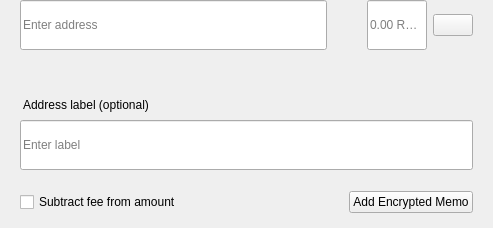
<?xml version="1.0" encoding="UTF-8"?>
<ui version="4.0">
 <class>SendMultiRow</class>
 <widget class="QWidget" name="SendMultiRow">
  <property name="geometry">
   <rect>
    <x>0</x>
    <y>0</y>
    <width>493</width>
    <height>228</height>
   </rect>
  </property>
  <property name="minimumSize">
   <size>
    <width>0</width>
    <height>0</height>
   </size>
  </property>
  <property name="maximumSize">
   <size>
    <width>16777215</width>
    <height>16777215</height>
   </size>
  </property>
  <property name="windowTitle">
   <string notr="true">N/A</string>
  </property>
  <layout class="QVBoxLayout" name="verticalLayout_3">
   <property name="spacing">
    <number>0</number>
   </property>
   <property name="leftMargin">
    <number>0</number>
   </property>
   <property name="topMargin">
    <number>0</number>
   </property>
   <property name="rightMargin">
    <number>20</number>
   </property>
   <property name="bottomMargin">
    <number>5</number>
   </property>
   <item alignment="Qt::AlignTop">
    <widget class="QWidget" name="widget" native="true">
     <property name="sizePolicy">
      <sizepolicy hsizetype="Expanding" vsizetype="Maximum">
       <horstretch>0</horstretch>
       <verstretch>0</verstretch>
      </sizepolicy>
     </property>
     <property name="minimumSize">
      <size>
       <width>0</width>
       <height>60</height>
      </size>
     </property>
     <property name="maximumSize">
      <size>
       <width>16777215</width>
       <height>85</height>
      </size>
     </property>
     <layout class="QHBoxLayout" name="horizontalLayout" stretch="6,0,2">
      <property name="spacing">
       <number>0</number>
      </property>
      <property name="leftMargin">
       <number>8</number>
      </property>
      <property name="topMargin">
       <number>0</number>
      </property>
      <property name="rightMargin">
       <number>0</number>
      </property>
      <property name="bottomMargin">
       <number>0</number>
      </property>
      <item alignment="Qt::AlignTop">
       <widget class="QStackedWidget" name="stackedAddress">
        <property name="minimumSize">
         <size>
          <width>0</width>
          <height>50</height>
         </size>
        </property>
        <property name="maximumSize">
         <size>
          <width>16777215</width>
          <height>50</height>
         </size>
        </property>
        <widget class="QWidget" name="page_4">
         <property name="sizePolicy">
          <sizepolicy hsizetype="Expanding" vsizetype="Preferred">
           <horstretch>0</horstretch>
           <verstretch>0</verstretch>
          </sizepolicy>
         </property>
         <property name="minimumSize">
          <size>
           <width>0</width>
           <height>50</height>
          </size>
         </property>
         <property name="maximumSize">
          <size>
           <width>16777215</width>
           <height>55</height>
          </size>
         </property>
         <layout class="QVBoxLayout" name="verticalLayout_7">
          <property name="spacing">
           <number>0</number>
          </property>
          <property name="leftMargin">
           <number>12</number>
          </property>
          <property name="topMargin">
           <number>0</number>
          </property>
          <property name="rightMargin">
           <number>0</number>
          </property>
          <property name="bottomMargin">
           <number>0</number>
          </property>
          <item>
           <widget class="QLineEdit" name="lineEditAddress">
            <property name="minimumSize">
             <size>
              <width>0</width>
              <height>50</height>
             </size>
            </property>
            <property name="maximumSize">
             <size>
              <width>16777215</width>
              <height>50</height>
             </size>
            </property>
            <property name="placeholderText">
             <string>Enter address</string>
            </property>
           </widget>
          </item>
         </layout>
        </widget>
        <widget class="QWidget" name="page_3"/>
       </widget>
      </item>
      <item>
       <spacer name="horizontalSpacer_3">
        <property name="orientation">
         <enum>Qt::Horizontal</enum>
        </property>
        <property name="sizeType">
         <enum>QSizePolicy::Fixed</enum>
        </property>
        <property name="sizeHint" stdset="0">
         <size>
          <width>40</width>
          <height>20</height>
         </size>
        </property>
       </spacer>
      </item>
      <item>
       <layout class="QHBoxLayout" name="horizontalLayout_2">
        <property name="spacing">
         <number>6</number>
        </property>
        <item alignment="Qt::AlignTop">
         <widget class="QLineEdit" name="lineEditAmount">
          <property name="sizePolicy">
           <sizepolicy hsizetype="Expanding" vsizetype="Preferred">
            <horstretch>0</horstretch>
            <verstretch>0</verstretch>
           </sizepolicy>
          </property>
          <property name="minimumSize">
           <size>
            <width>0</width>
            <height>50</height>
           </size>
          </property>
          <property name="maximumSize">
           <size>
            <width>16777215</width>
            <height>50</height>
           </size>
          </property>
          <property name="maxLength">
           <number>17</number>
          </property>
          <property name="alignment">
           <set>Qt::AlignLeading|Qt::AlignLeft|Qt::AlignVCenter</set>
          </property>
          <property name="placeholderText">
           <string notr="true">0.00 ROYAL</string>
          </property>
         </widget>
        </item>
        <item>
         <layout class="QVBoxLayout" name="verticalLayout">
          <property name="topMargin">
           <number>14</number>
          </property>
          <property name="bottomMargin">
           <number>0</number>
          </property>
          <item alignment="Qt::AlignTop">
           <widget class="QPushButton" name="btnMenu">
            <property name="minimumSize">
             <size>
              <width>0</width>
              <height>0</height>
             </size>
            </property>
            <property name="maximumSize">
             <size>
              <width>16777215</width>
              <height>16777215</height>
             </size>
            </property>
            <property name="focusPolicy">
             <enum>Qt::NoFocus</enum>
            </property>
            <property name="text">
             <string/>
            </property>
           </widget>
          </item>
         </layout>
        </item>
       </layout>
      </item>
     </layout>
    </widget>
   </item>
   <item>
    <widget class="QWidget" name="layoutLabel" native="true">
     <property name="minimumSize">
      <size>
       <width>0</width>
       <height>0</height>
      </size>
     </property>
     <property name="maximumSize">
      <size>
       <width>16777215</width>
       <height>16777215</height>
      </size>
     </property>
     <layout class="QVBoxLayout" name="verticalLayout_9">
      <property name="spacing">
       <number>6</number>
      </property>
      <property name="leftMargin">
       <number>20</number>
      </property>
      <property name="topMargin">
       <number>0</number>
      </property>
      <property name="rightMargin">
       <number>0</number>
      </property>
      <property name="bottomMargin">
       <number>10</number>
      </property>
      <item>
       <spacer name="verticalSpacer">
        <property name="orientation">
         <enum>Qt::Vertical</enum>
        </property>
        <property name="sizeType">
         <enum>QSizePolicy::Fixed</enum>
        </property>
        <property name="sizeHint" stdset="0">
         <size>
          <width>20</width>
          <height>20</height>
         </size>
        </property>
       </spacer>
      </item>
      <item>
       <widget class="QLabel" name="labelSubtitleDescription">
        <property name="styleSheet">
         <string notr="true">margin-bottom:2px;
margin-left:0.05px;
padding:0px;</string>
        </property>
        <property name="text">
         <string>Address label (optional)</string>
        </property>
       </widget>
      </item>
      <item>
       <widget class="QLineEdit" name="lineEditDescription">
        <property name="minimumSize">
         <size>
          <width>0</width>
          <height>50</height>
         </size>
        </property>
        <property name="maximumSize">
         <size>
          <width>16777215</width>
          <height>50</height>
         </size>
        </property>
        <property name="placeholderText">
         <string>Enter label</string>
        </property>
       </widget>
      </item>
      <item>
       <spacer name="verticalSpacer_2">
        <property name="orientation">
         <enum>Qt::Vertical</enum>
        </property>
        <property name="sizeType">
         <enum>QSizePolicy::Fixed</enum>
        </property>
        <property name="sizeHint" stdset="0">
         <size>
          <width>20</width>
          <height>15</height>
         </size>
        </property>
       </spacer>
      </item>
      <item>
       <widget class="QWidget" name="containerMemo" native="true">
        <layout class="QHBoxLayout" name="horizontalLayout_5">
         <property name="leftMargin">
          <number>0</number>
         </property>
         <property name="topMargin">
          <number>0</number>
         </property>
         <property name="rightMargin">
          <number>0</number>
         </property>
         <property name="bottomMargin">
          <number>0</number>
         </property>
         <item>
          <widget class="QCheckBox" name="checkboxSubtractFeeFromAmount">
           <property name="toolTip">
            <string>The fee will be deducted from the amount being sent. The recipient will receive less ROYAL than you enter in the amount field. If multiple recipients are selected, the fee is split equally.</string>
           </property>
           <property name="text">
            <string>Subtract fee from amount</string>
           </property>
          </widget>
         </item>
         <item>
          <spacer name="horizontalSpacer">
           <property name="orientation">
            <enum>Qt::Horizontal</enum>
           </property>
           <property name="sizeHint" stdset="0">
            <size>
             <width>40</width>
             <height>20</height>
            </size>
           </property>
          </spacer>
         </item>
         <item>
          <widget class="QPushButton" name="btnAddMemo">
           <property name="text">
            <string notr="true">Add Encrypted Memo</string>
           </property>
          </widget>
         </item>
        </layout>
       </widget>
      </item>
     </layout>
    </widget>
   </item>
  </layout>
 </widget>
 <resources/>
 <connections/>
</ui>
